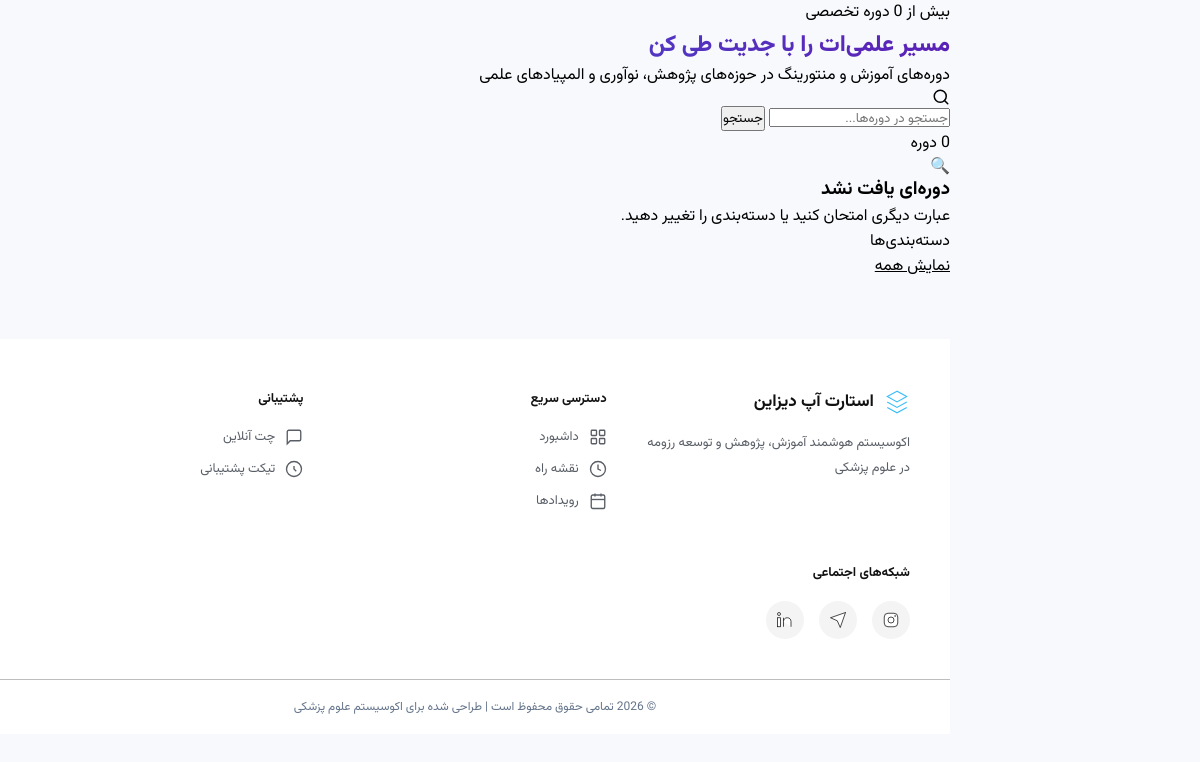
/course/list/?category=maghaleh, run on an earlier commit of the app's database.
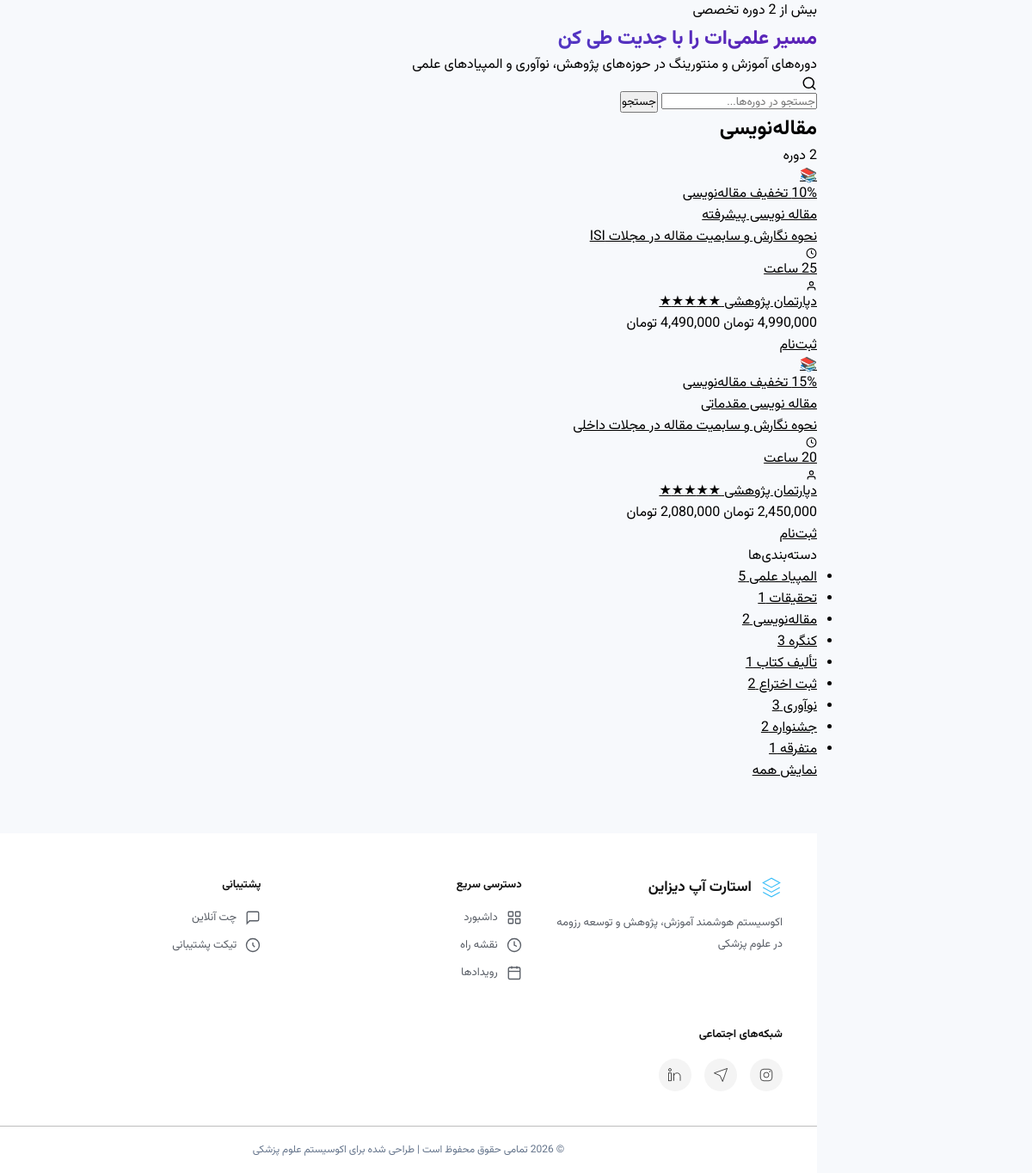
And on a later commit of the database.
### course/models.py (models this page shows, shortened)
class Category(models.Model):
    slug = models.SlugField(unique=True)
    name = models.CharField(max_length=100)
    order = models.PositiveSmallIntegerField(default=0)
    class Meta:
        ordering = ['order']
        verbose_name = 'دسته‌بندی'
        verbose_name_plural = 'دسته‌بندی‌ها'

class Course(models.Model):
    course_id = models.SlugField(max_length=20, unique=True, help_text="شناسه یکتا مثل ola_001")
    title = models.CharField(max_length=200)
    category = models.ForeignKey(Category, on_delete=models.CASCADE, related_name='courses')
    short_desc = models.CharField(max_length=300, blank=True)
    long_desc = models.TextField(blank=True)
    stars = models.PositiveSmallIntegerField(default=5)
    duration = models.CharField(max_length=50, blank=True)
    main_price = models.CharField(max_length=30, blank=True)
    discount_price = models.CharField(max_length=30, blank=True)
    percentage = models.CharField(max_length=10, blank=True)
    instructor = models.CharField(max_length=100, blank=True)
    thumbnail = models.ImageField(upload_to='image_card/', blank=True, null=True)
    video_link = models.URLField(blank=True)
    active = models.BooleanField(default=True)
    created_at = models.DateTimeField(auto_now_add=True)
    updated_at = models.DateTimeField(auto_now=True)
    view_count = models.PositiveIntegerField(default=0)
    class Meta:
        ordering = ['category__order', '-created_at']
        verbose_name = 'دوره'
        verbose_name_plural = 'دوره‌ها'

### course/views.py (the view, shortened to what this page needs)
# urls.py: path('list/', views.course_list, name='list'),
def course_list(request):
    query = request.GET.get('q', '').strip()
    category_slug = request.GET.get('category', '').strip()
    courses = Course.objects.filter(active=True).select_related('category')
    if category_slug:
        courses = courses.filter(category__slug=category_slug)
    categories = (
        Category.objects
        .filter(courses__active=True)
        .distinct()
        .order_by('order')
    )
    categories = [
        {'key': cat.slug, 'label': cat.name, 'count': cat.courses.filter(active=True).count()}
        for cat in categories
    ]
    context = {
        'courses': courses,
        'query': query,
        'selected_category': category_slug,
        'categories': categories,
        'total_count': courses.count(),
    }
    return render(request, 'course/course_list.html', context)

### templates/course/course_list.html (shortened to what this page needs)
{% extends 'base.html' %}
{% load static %}
{% block content %}
<div class="">
    <section class="cs-hero-course">
        <div class="cs-hero-content">
            <span class="cs-hero-eyebrow">بیش از {{ total_count }} دوره تخصصی</span>
            <h1>مسیر علمی‌ات را با جدیت طی کن</h1>
            <p>دوره‌های آموزش و منتورینگ در حوزه‌های پژوهش، نوآوری و المپیادهای علمی</p>
            <form method="get" action="{% url 'course:list' %}" class="cs-search-wrap">
                <svg class="cs-search-icon" width="18" height="18" viewBox="0 0 24 24" fill="none" stroke="currentColor"
                    stroke-width="2" stroke-linecap="round" stroke-linejoin="round">
                    <circle cx="11" cy="11" r="8" />
                    <line x1="21" y1="21" x2="16.65" y2="16.65" />
                </svg>
                <input type="text" name="q" placeholder="جستجو در دوره‌ها..." value="{{ query }}" autocomplete="off" />
                <button type="submit">جستجو</button>
            </form>
        </div>
    </section>
    <div class="cs-page-body">
        <main>
            <div class="cs-content-head">
                <h2>
                    {% if selected_category %}
                    {% for cat in categories %}{% if cat.key == selected_category %}{{ cat.label }}{% endif %}{% endfor %}
                    {% else %}
                    همه دوره‌ها
                    {% endif %}
                </h2>
                <span class="cs-result-count">{{ total_count }} دوره</span>
            </div>
            {% if not courses %}
            <div class="cs-empty">
                <div class="cs-empty-icon">🔍</div>
                <h3>دوره‌ای یافت نشد</h3>
                <p>عبارت دیگری امتحان کنید یا دسته‌بندی را تغییر دهید.</p>
            </div>
            {% else %}
            <div class="cs-course-grid">
                {% for c in courses %}
                <article class="cs-card-course">
                    <a class="cs-card-course-a" href="{% url 'course:detail' c.course_id %}">
                        <div class="cs-card-thumb">
                            {% if c.thumbnail %}
                            <img src="{{ c.thumbnail.url }}" alt="{{ c.title }}" loading="lazy" />
                            {% else %}
                            <div class="cs-card-thumb-placeholder">📚</div>
                            {% endif %}
                            {% if c.percentage %}
                            <span class="cs-discount-badge">{{ c.percentage }}% تخفیف</span>
                            {% endif %}
                            <span class="cs-cat-badge">{{ c.category.name }}</span>
                        </div>
                        <div class="cs-card-body-course">
                            <div class="cs-card-title-course">{{ c.title }}</div>
                            <div class="cs-card-desc">{{ c.short_desc }}</div>
                            <div class="cs-card-meta">
                                <span class="cs-meta-item">
                                    <svg width="13" height="13" viewBox="0 0 24 24" fill="none" stroke="currentColor"
                                        stroke-width="2">
                                        <circle cx="12" cy="12" r="10" />
                                        <polyline points="12 6 12 12 16 14" />
                                    </svg>
                                    {{ c.duration|default:"—" }}
                                </span>
                                <span class="cs-meta-item">
                                    <svg width="13" height="13" viewBox="0 0 24 24" fill="none" stroke="currentColor"
                                        stroke-width="2">
                                        <path d="M20 21v-2a4 4 0 0 0-4-4H8a4 4 0 0 0-4 4v2" />
                                        <circle cx="12" cy="7" r="4" />
                                    </svg>
                                    {{ c.instructor }}
                                </span>
                                <span class="cs-stars" title="{{ c.stars }} از ۵">
                                    {% for i in "12345" %}{% if forloop.counter <= c.stars %}★{% else %}☆{% endif %}{% endfor %}
                                </span>
                            </div>
                        </div>
                    </a>
                    <div class="cs-card-footer">
                        <div class="cs-price-block">
                            {% if c.discount_price %}
                            {% if c.main_price %}<span class="cs-price-main">{{ c.main_price }} تومان</span>{% endif %}
                            <span class="cs-price-discount">{{ c.discount_price }} تومان</span>
                            {% elif c.main_price %}
                            <span class="cs-price-discount">{{ c.main_price }} تومان</span>
                            {% else %}
                            <span class="cs-price-free">رایگان</span>
                            {% endif %}
                        </div>
                        <a href="{% url 'course:detail' c.course_id %}" class="cs-btn-enroll">ثبت‌نام</a>
                    </div>
                </article>
                {% endfor %}
            </div>
            {% endif %}
        </main>
        <aside class="cs-sidebar-course">
            <div class="cs-sidebar-course-title">دسته‌بندی‌ها</div>
            <ul class="cs-cat-list">
                {% for cat in categories %}
                <li>
                    <a href="?category={{ cat.key }}{% if query %}&q={{ query }}{% endif %}"
                        class="{% if selected_category == cat.key %}active{% endif %}">
                        {{ cat.label }}
                        <span class="cs-badge">{{ cat.count }}</span>
                    </a>
                </li>
                {% endfor %}
            </ul>
            {% if selected_category %}
            <a href="{% url 'course:list' %}{% if query %}?q={{ query }}{% endif %}" class="cs-all-link">نمایش همه</a>
            {% endif %}
        </aside>
    </div>
</div>
{% endblock %}

### templates/base.html (shortened to what this page needs)
{% load static %}
<!DOCTYPE html>
<html lang="fa" dir="rtl">
<head>
    <link rel="stylesheet" href="{% static 'css/styles1.css' %}">
<body>
    <div class="main" id="main">
        {% block content %}{% endblock %}
        <footer class="dashboard-footer">
            <div class="footer-container">
                <div class="footer-brand">
                    <div class="footer-logo">
                        <svg viewBox="0 0 24 24" fill="none" stroke="currentColor">
                            <path d="M12 2L3 7l9 5 9-5-9-5z" />
                            <path d="M3 17l9 5 9-5" />
                            <path d="M3 12l9 5 9-5" />
                        </svg>
                        <span>استارت آپ دیزاین</span>
                    </div>
                    <p>اکوسیستم هوشمند آموزش، پژوهش و توسعه رزومه در علوم پزشکی</p>
                </div>
                <div class="footer-links">
                    <h4>دسترسی سریع</h4>
                    <a href="{% url 'core:home' %}">
                        <svg viewBox="0 0 24 24" fill="none" stroke="currentColor">
                            <rect x="3" y="3" width="7" height="7" rx="1" />
                            <rect x="14" y="3" width="7" height="7" rx="1" />
                            <rect x="3" y="14" width="7" height="7" rx="1" />
                            <rect x="14" y="14" width="7" height="7" rx="1" />
                        </svg>
                        داشبورد
                    </a>
                    <a href="{% url 'roadmap:roadmap_list' %}">
                        <svg viewBox="0 0 24 24" fill="none" stroke="currentColor">
                            <circle cx="12" cy="12" r="10" />
                            <polyline points="12 6 12 12 16 14" />
                        </svg>
                        نقشه راه
                    </a>
                    <a href="#">
                        <svg viewBox="0 0 24 24" fill="none" stroke="currentColor">
                            <rect x="3" y="4" width="18" height="18" rx="2" />
                            <line x1="16" y1="2" x2="16" y2="6" />
                            <line x1="8" y1="2" x2="8" y2="6" />
                            <line x1="3" y1="10" x2="21" y2="10" />
                        </svg>
                        رویدادها
                    </a>
                </div>
                <div class="footer-support">
                    <h4>پشتیبانی</h4>
                    <a href="#">
                        <svg viewBox="0 0 24 24" fill="none" stroke="currentColor">
                            <path d="M21 15a2 2 0 0 1-2 2H7l-4 4V5a2 2 0 0 1 2-2h14a2 2 0 0 1 2 2z" />
                        </svg>
                        چت آنلاین
                    </a>
                    <a href="#">
                        <svg viewBox="0 0 24 24" fill="none" stroke="currentColor">
                            <circle cx="12" cy="12" r="10" />
                            <path d="M12 8v4l3 3" />
                        </svg>
                        تیکت پشتیبانی
                    </a>
                </div>
                <div class="footer-social">
                    <h4>شبکه‌های اجتماعی</h4>
                    <div class="social-icons">
                        <a href="#" aria-label="Instagram">
                            <svg viewBox="0 0 24 24" fill="none" stroke="currentColor">
                                <rect x="3" y="3" width="18" height="18" rx="5" />
                                <circle cx="12" cy="12" r="4" />
                                <circle cx="17.5" cy="6.5" r="1" fill="currentColor" stroke="none" />
                            </svg>
                        </a>
                        <a href="#" aria-label="Telegram">
                            <svg viewBox="0 0 24 24" fill="none" stroke="currentColor">
                                <path d="M22 2L11 13" />
                                <path d="M22 2L15 22l-4-9-9-4 20-7z" />
                            </svg>
                        </a>
                        <a href="#" aria-label="LinkedIn">
                            <svg viewBox="0 0 24 24" fill="none" stroke="currentColor">
                                <rect x="2" y="9" width="4" height="12" />
                                <circle cx="4" cy="4" r="2" />
                                <path d="M10 9v12" />
                                <path d="M10 14c0-3 2-5 5-5s5 2 5 5v7" />
                            </svg>
                        </a>
                    </div>
                </div>
            </div>
            <div class="footer-bottom">
                © 2026 تمامی حقوق محفوظ است | طراحی شده برای اکوسیستم علوم پزشکی
            </div>
        </footer>
    </div>
</body>
</html>

What changed in the data, as far as the page shows it:
added Category: label "مقاله‌نویسی", label "مقاله‌نویسی"
added Course: percentage "10", category.name "مقاله‌نویسی", title "مقاله نویسی پیشرفته", short_desc "نحوه نگارش و سابمیت مقاله در مجلات ISI", duration "25 ساعت", instructor "دپارتمان پژوهشی", stars 5 (drawn)
added Course: percentage "15", category.name "مقاله‌نویسی", title "مقاله نویسی مقدماتی", short_desc "نحوه نگارش و سابمیت مقاله در مجلات داخلی", duration "20 ساعت", instructor "دپارتمان پژوهشی", stars 5 (drawn)
added Category: label "المپیاد علمی"
added Category: label "تحقیقات"
added Category: label "کنگره"
added Category: label "تألیف کتاب"
added Category: label "ثبت اختراع"
added Category: label "نوآوری"
added Category: label "جشنواره"
added Category: label "متفرقه"
Also different on the page:
{{ total_count }}: "0" → "2"
new list line: "5"
new list line: "1"
new list line: "2"
new list line: "3"
text no longer shown: "🔍 دوره‌ای یافت نشد عبارت دیگری امتحان کنید یا دسته‌بندی را تغییر دهید."
